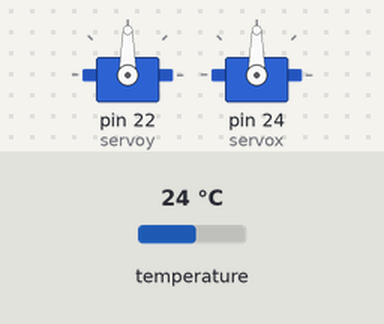
The sketch below on a simulated Arduino Mega 2560, built with avr-gcc and run on an emulated ATmega2560. Shown: 2 × servo. Inputs (shaded band) come from the test bench; at power-on: temperature 24 °C.

Above: at 1.3 s.
1.4 s: temperature set to 28.7 °C
2.9 s: temperature set to 29.9 °C
At 5.8 s:
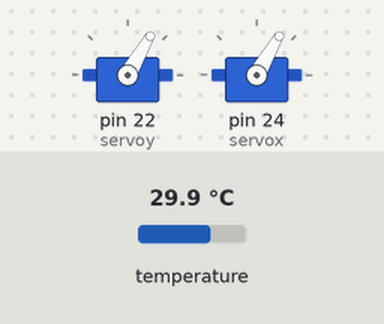
5.9 s: temperature set to 12 °C
At 7.0 s:
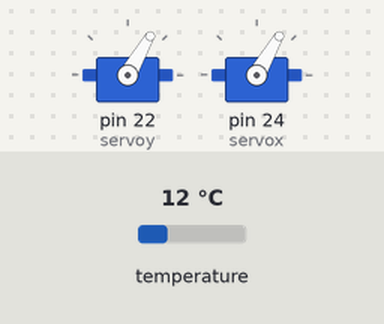
7.4 s: temperature set to 33 °C
At 10.3 s:
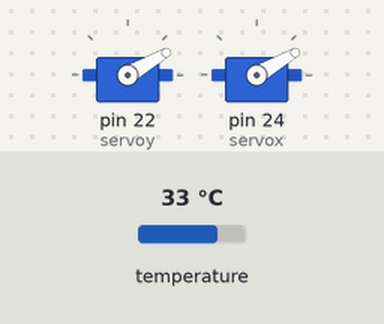
10.4 s: temperature set to 19 °C
At 10.9 s:
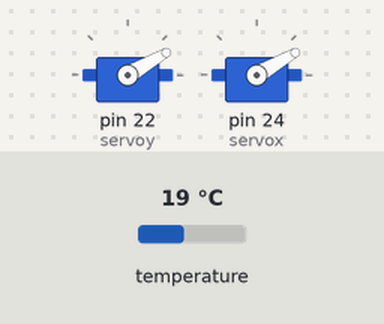
11.9 s: temperature set to 41 °C
At 15.5 s:
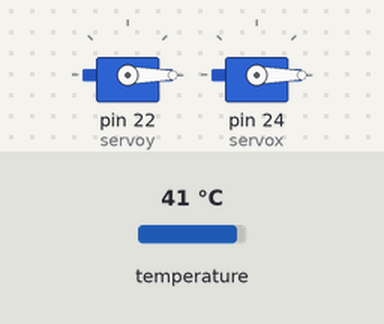
Timing chart, 0 to 15.9 s (numbered marks = the images above; inputs shaded):
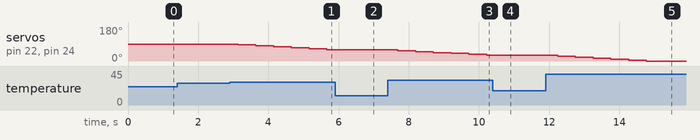

Measured:
- the behaviour switches between 29.1 and 29.2 °C on temperature (found by bisection; images 0 and 1)
- after the input at 1.4 s, every drawn part: stays the same
- after the input at 2.9 s, servo on pin 22 (servoy), servo on pin 24 (servox): moves from 90° to 60° over 2.5 s, starting after 0.24 s
- after the input at 5.9 s, servo on pin 22 (servoy), servo on pin 24 (servox): stays 60° (without the input it goes to 55° after 0.27 s)
- after the input at 7.4 s, servo on pin 22 (servoy), servo on pin 24 (servox): moves from 60° to 30° over 2.5 s, starting after 0.29 s
- after the input at 10.4 s, servo on pin 22 (servoy), servo on pin 24 (servox): stays 30° (without the input it goes to 25° after 0.32 s)
- after the input at 11.9 s, servo on pin 22 (servoy), servo on pin 24 (servox): moves from 30° to 0° over 2.5 s, starting after 0.34 s

The sketch:

follower.ino
```cpp
#include<Servo.h>
#include <Wire.h>
#include <Adafruit_AMG88xx.h>

// servos
Servo servoy;
Servo servox;

int valx = 0;
int valy = 0;

// Thermal camara
Adafruit_AMG88xx amg;

float pixels[AMG88xx_PIXEL_ARRAY_SIZE];
float max_value;
int x, y, oldx, oldy;

void setup() {
  servoy.attach(22);
  servox.attach(24);
  oldx = oldy = 90;
  servox.write(oldx);
  servoy.write(oldy);

  Serial.begin(9600);
  //Serial1.begin(9600);
  //Serial.println(F("AMG88xx pixels"));
  bool status;

  // default settings
  status = amg.begin();
  if (!status) {
      //Serial.println("Could not find a valid AMG88xx sensor, check wiring!");
      while (1);
  }
  //Serial.println("last part setup");
  delay(100); // let sensor boot up
}

void loop() {
  //read all the pixels
  amg.readPixels(pixels);
  max_value = pixels[0];
  x = y = 0;

  for(int i=1; i<AMG88xx_PIXEL_ARRAY_SIZE; i++){
    if (max_value < pixels[i] and pixels[i] > 30.00) {
      max_value = pixels[i];
      x = i/8;
      y = i%8;
    }
  }

  if (max_value > 29) {
    if (y < 3 && oldx < 180) {
      oldx -= 5;
    }
    else if (y > 4 && oldx > 0) {
      oldx +=5;
    }
    servox.write(oldx);

    if (x < 3 && oldy < 180) {
      oldy -= 5;
    }
    else if (x > 4 && oldy > 0) {
      oldy += 5;
    }
    servoy.write(oldy);

    if ((x >= 2 && x <= 4) && (y >= 2 && y <= 4)) {

      Serial.write(1);
    }
  }
  delay(500);
}
```
